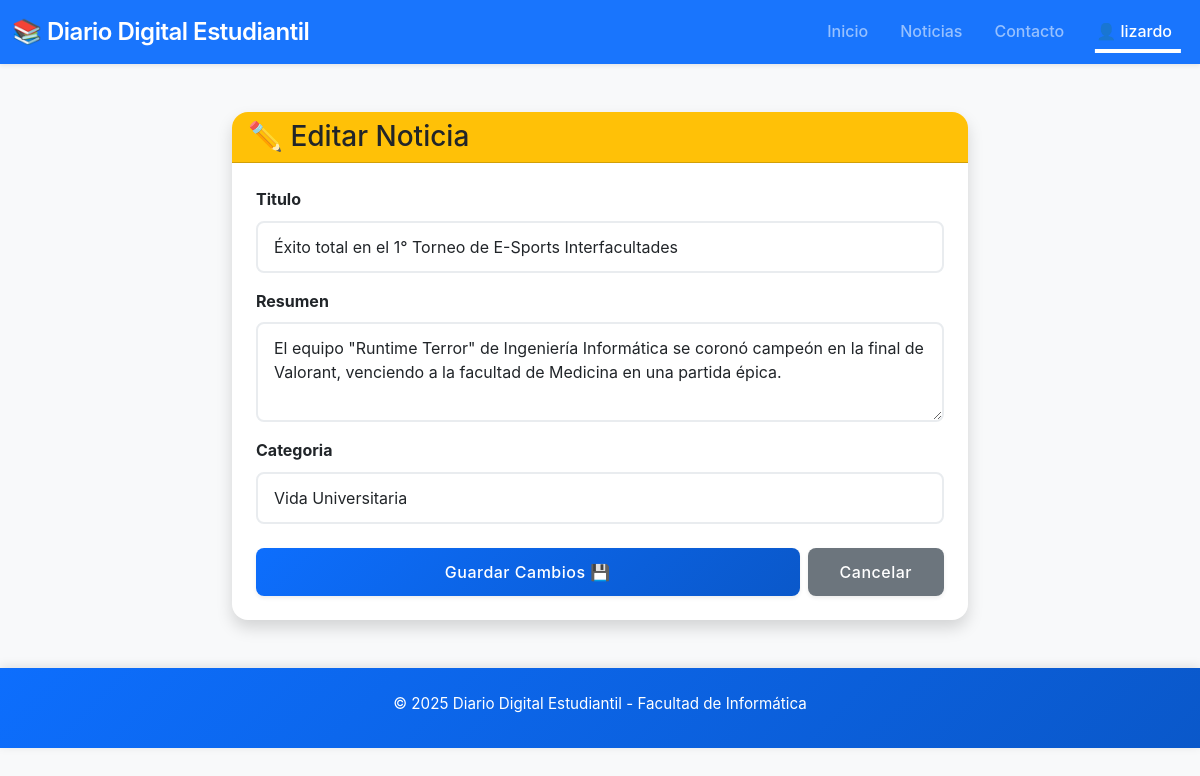
/noticia/editar/4/ (signed in), run on the app's committed database.
### web/models.py (models this page shows, shortened)
class Noticia(models.Model):
    titulo = models.CharField(max_length=200)
    resumen = models.TextField()
    contenido = models.TextField(default="") # Para el texto completo
    fecha_publicacion = models.DateTimeField(auto_now_add=True)
    autor = models.ForeignKey(User, on_delete=models.CASCADE)
    categoria = models.ForeignKey(Categoria, on_delete=models.SET_NULL, null=True)

### web/views.py (the view)
# urls.py: path('noticia/editar/<int:noticia_id>/', views.editar_noticia, name='editar_noticia'),
def editar_noticia(request, noticia_id):
    if not request.user.is_authenticated:
        return redirect('login')
    noticia = get_object_or_404(Noticia, pk=noticia_id)
    if request.method == 'POST':
        form = NoticiaForm(request.POST, instance=noticia)
        if form.is_valid():
            form.save()
            return redirect('home')
    else:
        form = NoticiaForm(instance=noticia)
    return render(request, 'web/noticia_form.html', {'form': form})

### web/forms.py
class NoticiaForm(forms.ModelForm):
    class Meta:
        model = Noticia
        fields = ['titulo', 'resumen', 'categoria'] # Campos que dejaremos editar
        widgets = {
            'titulo': forms.TextInput(attrs={'class': 'form-control'}),
            'resumen': forms.Textarea(attrs={'class': 'form-control', 'rows': 3}),
            'categoria': forms.Select(attrs={'class': 'form-control'}),
        }

### web/models.py (called while the page is built)
    def __str__(self):
        return self.nombre_categoria

### web/templates/web/noticia_form.html (shortened to what this page needs)
{% extends 'web/base.html' %}
{% block content %}
<div class="container py-5">
    <div class="row justify-content-center">
        <div class="col-md-8">
            <div class="card shadow">
                <div class="card-header bg-warning text-dark">
                    <h3 class="mb-0">✏️ Editar Noticia</h3>
                </div>
                <div class="card-body">
                    <form method="post">
                        {% for field in form %}
                            <div class="mb-3">
                                <label class="form-label fw-bold">{{ field.label }}</label>
                                {{ field }}
                            </div>
                        {% endfor %}
                        <div class="d-flex gap-2 mt-4">
                            <button type="submit" class="btn btn-primary flex-grow-1">Guardar Cambios 💾</button>
                            <a href="{% url 'home' %}" class="btn btn-secondary">Cancelar</a>
                        </div>
                    </form>
                </div>
            </div>
        </div>
    </div>
</div>
{% endblock %}

### web/templates/web/base.html (shortened to what this page needs)
{% load static %} <!DOCTYPE html>
<html lang="es">
<head>
    <link href="https://cdn.jsdelivr.net/npm/bootstrap@5.3.2/dist/css/bootstrap.min.css" rel="stylesheet">
    <link rel="stylesheet" href="{% static 'css/style.css' %}">
</head>
<body>
    <nav class="navbar navbar-expand-lg navbar-dark bg-primary sticky-top">
        <div class="container-fluid">
            <a class="navbar-brand" href="{% url 'home' %}">
                <span class="fs-4">📚 Diario Digital Estudiantil</span>
            </a>
            <div class="collapse navbar-collapse" id="navbarNav">
                <ul class="navbar-nav ms-auto">
                    <li class="nav-item"><a class="nav-link" href="{% url 'home' %}">Inicio</a></li>
                    <li class="nav-item"><a class="nav-link" href="#noticias">Noticias</a></li>
                    <li class="nav-item"><a class="nav-link" href="#contacto">Contacto</a></li>
                    {% if user.is_authenticated %}
                        <li class="nav-item dropdown">
                            <a class="nav-link dropdown-toggle active" href="#" role="button" data-bs-toggle="dropdown">
                                👤 {{ user.username }}
                            </a>
                        </li>
                    {% endif %}
                </ul>
            </div>
        </div>
    </nav>
    <main class="main">
        {% block content %}
        {% endblock %}
    </main>
    <footer class="bg-primary text-white py-4 mt-auto">
        <div class="container">
            <div class="row">
                <div class="col-12 text-center">
                    <p class="mb-2">
                        © 2025 Diario Digital Estudiantil - Facultad de Informática
                    </p>
                </div>
            </div>
        </div>
    </footer>
</body>
</html>

### web/static/css/style.css (style rules this page uses)
:root { --primary-color: #0d6efd; --secondary-color: #6c757d; --success-color: #198754; --info-color: #0dcaf0; --warning-color: #ffc107; --danger-color: #dc3545; --dark-color: #212529; --light-color: #f8f9fa; --white-color: #ffffff; --font-primary: -apple-system, BlinkMacSystemFont, 'Segoe UI', Roboto, 'Helvetica Neue', Arial, sans-serif; --font-size-base: 1rem; --line-height-base: 1.6; --spacing-xs: 0.5rem; --spacing-sm: 1rem; --spacing-md: 2rem; --spacing-lg: 3rem; --spacing-xl: 4rem; --shadow-sm: 0 0.125rem 0.25rem rgba(0, 0, 0, 0.075); --shadow-md: 0 0.5rem 1rem rgba(0, 0, 0, 0.15); --shadow-lg: 0 1rem 3rem rgba(0, 0, 0, 0.175); --border-radius-sm: 0.375rem; --border-radius-md: 0.5rem; --border-radius-lg: 1rem; }
* { margin: 0; padding: 0; box-sizing: border-box; }
html { scroll-behavior: smooth; font-size: 16px; }
body { font-family: var(--font-primary); line-height: var(--line-height-base); color: var(--dark-color); background-color: var(--light-color); overflow-x: hidden; }
.navbar { backdrop-filter: blur(10px); background-color: rgba(13, 110, 253, 0.95) !important; box-shadow: var(--shadow-sm); transition: all 0.3s ease; }
.navbar-brand { font-weight: 600; letter-spacing: -0.5px; transition: transform 0.3s ease; }
.nav-link { position: relative; font-weight: 500; padding: 0.5rem 1rem !important; transition: all 0.3s ease; }
.nav-link::after { content: ''; position: absolute; bottom: 0; left: 50%; width: 0; height: 2px; background: var(--white-color); transform: translateX(-50%); transition: width 0.3s ease; }
.nav-link:hover::after, .nav-link.active::after { width: 80%; }
.btn { border-radius: var(--border-radius-md); font-weight: 500; letter-spacing: 0.5px; padding: 0.75rem 2rem; transition: all 0.3s ease; border: none; box-shadow: var(--shadow-sm); }
.btn-primary { background: linear-gradient(135deg, #0d6efd 0%, #0a58ca 100%); }
.card { border: none; border-radius: var(--border-radius-lg); overflow: hidden; transition: all 0.3s ease; background: var(--white-color); }
.card-body { padding: 1.5rem; }
.form-control, .form-select { border: 2px solid #e9ecef; border-radius: var(--border-radius-md); padding: 0.75rem 1rem; transition: all 0.3s ease; font-size: 1rem; }
.form-label { font-weight: 500; color: var(--dark-color); margin-bottom: 0.5rem; }
footer { background: linear-gradient(135deg, #0d6efd 0%, #0a58ca 100%) !important; box-shadow: 0 -2px 10px rgba(0, 0, 0, 0.1); }
footer p { margin-bottom: 0.5rem; font-size: 0.95rem; }
.shadow { box-shadow: var(--shadow-md) !important; }

### data on the page
Noticia: form "Éxito total en el 1° Torneo de E-Sports Interfacultades" "El equipo \"Runtime Terror\" de Ingeniería Informática se coronó campeón en la final de Valorant, venciendo a la facultad de Medicina en una partida épica." "Vida Universitaria"

### other printed values
{{ user.username }} "lizardo"
{{ field.label }} "Titulo" "Resumen" "Categoria"
